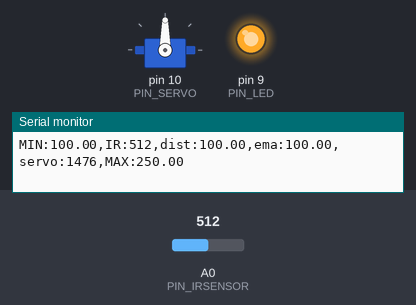
Bench run of a sketch on a simulated Arduino Uno, built with avr-gcc and run on an emulated ATmega328P. Parts: servo, output pins drawn as LEDs (lit = HIGH), the last lines printed to the serial monitor. The inputs (shaded band) are chosen by the test bench; at power-on: A0 (PIN_IRSENSOR) = 512.

Above: at 1.2 s.
1.3 s: A0 (PIN_IRSENSOR) set to 716
At 2.5 s:
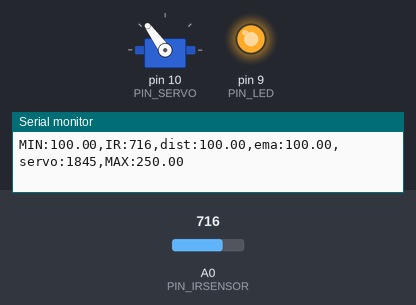
2.8 s: A0 (PIN_IRSENSOR) set to 900
At 3.7 s:
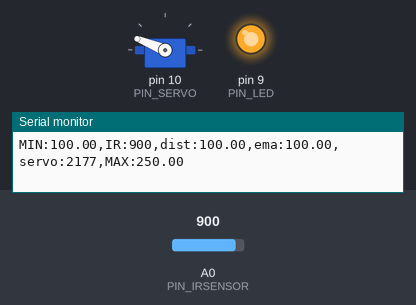
4.3 s: A0 (PIN_IRSENSOR) set to 1023
At 4.8 s:
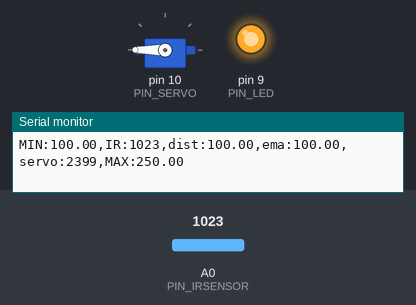
5.8 s: A0 (PIN_IRSENSOR) set to 306
At 7.0 s:
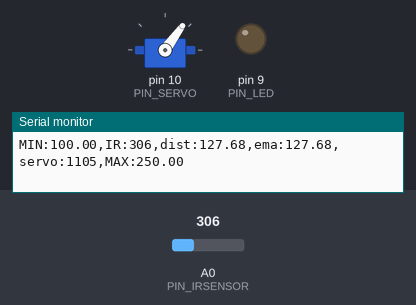
7.3 s: A0 (PIN_IRSENSOR) set to 122
At 8.3 s:
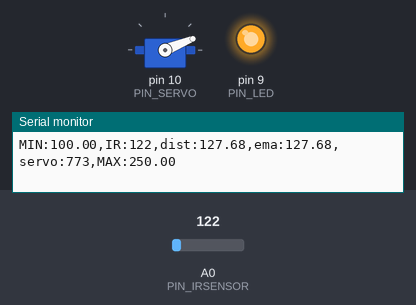
8.8 s: A0 (PIN_IRSENSOR) set to 511
At 9.4 s:
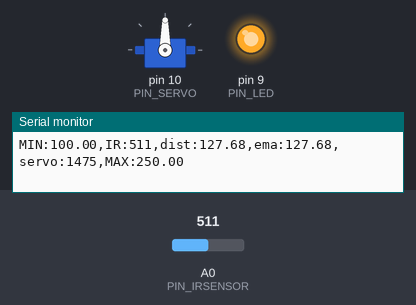
Timing chart, 0 to 11.3 s (numbered marks = the images above; inputs shaded):
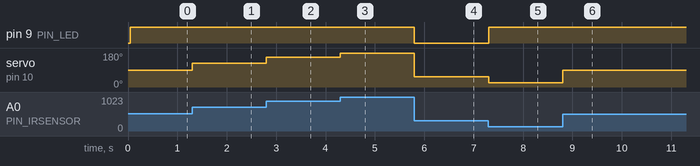

The sketch:

17_example_1.ino
```cpp
#include <Servo.h>

// Arduino pin assignment
#define PIN_LED 9
#define PIN_POTENTIOMETER 3
#define PIN_IRSENSOR 0
#define PIN_SERVO 10

#define _DUTY_MIN 553  // servo full clock-wise position (0 degree)
#define _DUTY_NEU 1476 // servo neutral position (90 degree)
#define _DUTY_MAX 2399 // servo full counter-clockwise position (180 degree)

#define LOOP_INTERVAL 50   // Loop Interval (unit: msec)
#define _DIST_MIN 100.0
#define _DIST_MAX 250.0

#define _EMA_ALPHA 0.5

Servo myservo;
unsigned long last_loop_time;   // unit: msec
float dist_ema, dist_prev = _DIST_MAX;

void setup()
{
  pinMode(PIN_LED, OUTPUT);
  myservo.attach(PIN_SERVO);
  myservo.writeMicroseconds(_DUTY_NEU);

  dist_prev = _DIST_MIN;

  Serial.begin(2000000);
}

void loop()
{
  unsigned long time_curr = millis();
  int a_value, duty;
  float dist;

  // wait until next event time
  if (time_curr < (last_loop_time + LOOP_INTERVAL))
    return;
  last_loop_time += LOOP_INTERVAL;

  a_value = analogRead(PIN_IRSENSOR);
  dist = (6762.0/(a_value-9)-4.0)*10.0-60.0;

  if (dist < _DIST_MIN) {
    dist = dist_prev;
    digitalWrite(PIN_LED, 1);
    myservo.writeMicroseconds(_DUTY_MIN);
  } else if (dist > _DIST_MAX) {
    dist = dist_prev;
    digitalWrite(PIN_LED, 1);
    myservo.writeMicroseconds(_DUTY_MAX);
  } else {
    digitalWrite(PIN_LED, 0);
    dist_prev = dist;
    myservo.writeMicroseconds(553+(dist-100.0)*184.6/15);
  }

  dist_ema = _EMA_ALPHA*dist + (1-_EMA_ALPHA)*dist_ema;

  // map distance into duty
  duty = map(a_value, 0, 1023, _DUTY_MIN, _DUTY_MAX);
  myservo.writeMicroseconds(duty);

  // print IR sensor value, distnace, duty !!!
  Serial.print("MIN:");    Serial.print(_DIST_MIN);
  Serial.print(",IR:");    Serial.print(a_value);
  Serial.print(",dist:");  Serial.print(dist);
  Serial.print(",ema:");   Serial.print(dist_ema);
  Serial.print(",servo:"); Serial.print(duty);
  Serial.print(",MAX:");   Serial.print(_DIST_MAX);
  Serial.println("");
}
```

Measured:
- after the input at 1.3 s, servo on pin 10 (PIN_SERVO): 90° → 126° at once
- after the input at 2.8 s, servo on pin 10 (PIN_SERVO): 126° → 158° at once
- after the input at 4.3 s, servo on pin 10 (PIN_SERVO): 158° → 180° at once
- after the input at 5.8 s, pin 9 (PIN_LED): HIGH → LOW at once; servo on pin 10 (PIN_SERVO): 180° → 54° at once
- after the input at 7.3 s, pin 9 (PIN_LED): LOW → HIGH at once; servo on pin 10 (PIN_SERVO): 54° → 22° at once
- after the input at 8.8 s, servo on pin 10 (PIN_SERVO): 22° → 90° at once
